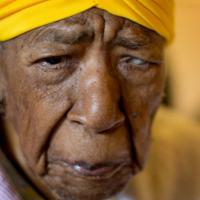
#> input picture UTKFace/105_1_1_20170112213303693.jpg.chip.jpg, 200 x 200 px; its folder holds only this picture in this run
$ python modulate_images.py
#> lines starting #> are read from the running program, lines starting #| are printed output that depends on the picture
import os
import random

import numpy as np
import matplotlib.pyplot as plt

import cv2
import imageio

def load_random_images(folder_path, num_images=5):
#> called with folder_path = '../UTKFace', num_images = 1
    all_images = [f for f in os.listdir(folder_path) if f.endswith('.jpg')]
    selected_images = random.sample(all_images, num_images)
    return [cv2.imread(os.path.join(folder_path, img)) for img in selected_images]

def sinusoidal(t, frequency=1):
    return 0.45 * np.sin(2 * np.pi * frequency * t) + 0.55

def apply_sin_modulation(image, luminance):
    return np.clip(image * luminance, 0, 255).astype(np.uint8)

def generate_images(image, num_images, frequency=12):
    generated_images = []
    for i in range(num_images):
        t = i / 120
        luminance = sinusoidal(t, frequency)
        modulated_image = apply_sin_modulation(image, luminance)
        generated_images.append(modulated_image)
    return generated_images

def plot_sinusoidal_graph(num_captured_points=3, num_plot_points=100, frequency=12):
    t_values_captured = np.linspace(0, 0.1, num_captured_points)  # 0 to 0.1 seconds for captured images
    t_values_plot = np.linspace(0, 0.1, num_plot_points)  # 0 to 0.1 seconds for plotting
    y_values_captured = [sinusoidal(t, frequency) for t in t_values_captured]
    y_values_plot = [sinusoidal(t, frequency) for t in t_values_plot]

    plt.scatter(t_values_captured, y_values_captured, color='red', label='Image Captured')
    plt.plot(t_values_plot, y_values_plot)
    plt.title('Custom Sinusoidal Function')
    plt.xlabel('Time (sec)')
    plt.ylabel('Relative Luminance (0 - 1)')
    plt.legend()
    plt.savefig('sinusoidal.png')
    plt.show()


if __name__ == "__main__":
    folder_path = '../UTKFace'
    destination_path = '../UTKFlicker'
    num_images_to_select = 1
    num_generated_images = 120

    if not os.path.exists(destination_path):
        os.makedirs(destination_path)

    random_images = load_random_images(folder_path, num_images_to_select)
#> random_images = 1 item

    print(f'Generating {num_generated_images} images for each of the {num_images_to_select} randomly selected images')

    for i, image in enumerate(random_images):
        generated_images = generate_images(image, num_generated_images)
        for j, img in enumerate(generated_images):
            cv2.imwrite(f'{destination_path}/Image_{j+1}.jpg', img)
#> this loop made 1 pass
#> pass 1, `cv2.imwrite(f'{destination_path}/Image_{j+1}.jpg', img)`:
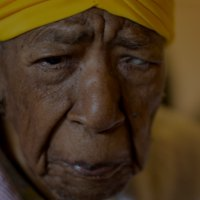
#> saved as Image_1.jpg: shape (200, 200, 3); mean B, G, R 28.7, 53.7, 74
#> pass 1, `cv2.imwrite(f'{destination_path}/Image_{j+1}.jpg', img)`:
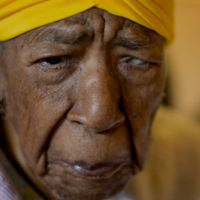
#> saved as Image_2.jpg: shape (200, 200, 3); mean B, G, R 42.7, 79.7, 109.8
#> pass 1, `cv2.imwrite(f'{destination_path}/Image_{j+1}.jpg', img)`:
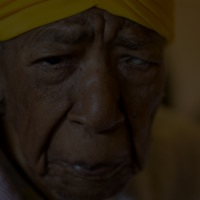
#> saved as Image_7.jpg: shape (200, 200, 3); mean B, G, R 14.6, 27.6, 38.1

$ run again, on UTKFace/10_0_0_20170110225528484.jpg.chip.jpg
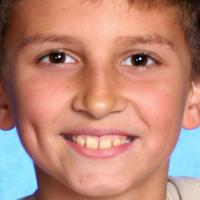
#> input picture UTKFace/10_0_0_20170110225528484.jpg.chip.jpg, 200 x 200 px
#> random_images = 1 item
#> the loop `for i, image in enumerate(random_images):` made 1 pass
#> pass 1, `cv2.imwrite(f'{destination_path}/Image_{j+1}.jpg', img)`:
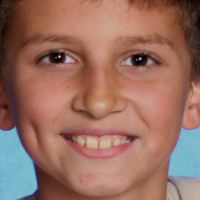
#> saved as Image_2.jpg: shape (200, 200, 3); mean B, G, R 97.6, 110.6, 152.3
#> pass 1, `cv2.imwrite(f'{destination_path}/Image_{j+1}.jpg', img)`:
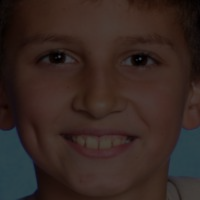
#> saved as Image_7.jpg: shape (200, 200, 3); mean B, G, R 33.8, 38.4, 53

$ run again, on UTKFace/10_0_0_20170110225557604.jpg.chip.jpg
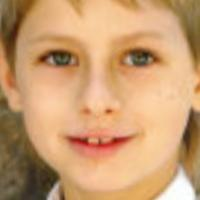
#> input picture UTKFace/10_0_0_20170110225557604.jpg.chip.jpg, 200 x 200 px
#> random_images = 1 item
#> the loop `for i, image in enumerate(random_images):` made 1 pass
#> pass 1, `cv2.imwrite(f'{destination_path}/Image_{j+1}.jpg', img)`:
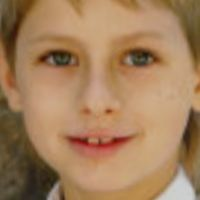
#> saved as Image_2.jpg: shape (200, 200, 3); mean B, G, R 91.8, 127.2, 163.8
#> pass 1, `cv2.imwrite(f'{destination_path}/Image_{j+1}.jpg', img)`:
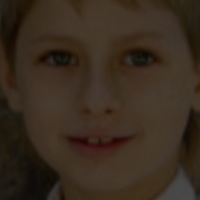
#> saved as Image_7.jpg: shape (200, 200, 3); mean B, G, R 31.8, 44.2, 57.1

$ run again, on UTKFace/10_1_0_20170109203427416.jpg.chip.jpg
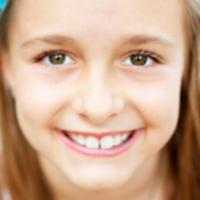
#> input picture UTKFace/10_1_0_20170109203427416.jpg.chip.jpg, 200 x 200 px
#> random_images = 1 item
#> the loop `for i, image in enumerate(random_images):` made 1 pass
#> pass 1, `cv2.imwrite(f'{destination_path}/Image_{j+1}.jpg', img)`:
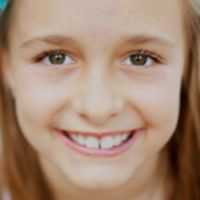
#> saved as Image_2.jpg: shape (200, 200, 3); mean B, G, R 116, 136.3, 165.5
#> pass 1, `cv2.imwrite(f'{destination_path}/Image_{j+1}.jpg', img)`:
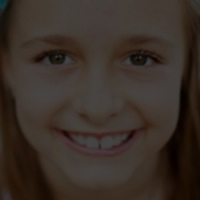
#> saved as Image_7.jpg: shape (200, 200, 3); mean B, G, R 40.3, 47.4, 57.7

$ run again, on UTKFace/10_0_0_20170110220235233.jpg.chip.jpg
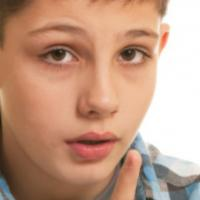
#> input picture UTKFace/10_0_0_20170110220235233.jpg.chip.jpg, 200 x 200 px
#> random_images = 1 item
#> the loop `for i, image in enumerate(random_images):` made 1 pass
#> pass 1, `cv2.imwrite(f'{destination_path}/Image_{j+1}.jpg', img)`:
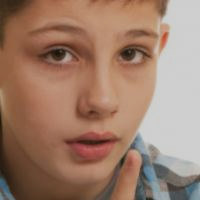
#> saved as Image_2.jpg: shape (200, 200, 3); mean B, G, R 107.6, 125.7, 158.1
#> pass 1, `cv2.imwrite(f'{destination_path}/Image_{j+1}.jpg', img)`:
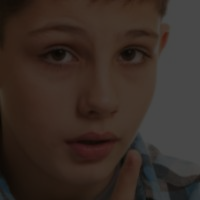
#> saved as Image_7.jpg: shape (200, 200, 3); mean B, G, R 37.3, 43.7, 55
